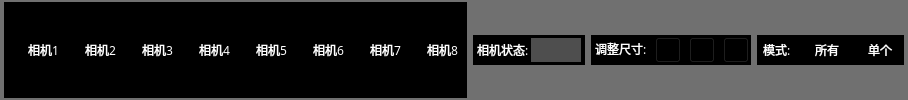
       <widget class="QWidget" name="widget_6" native="true">
        <property name="styleSheet">
         <string notr="true">background-color: rgb(112, 112, 112);</string>
        </property>
        <layout class="QHBoxLayout" name="horizontalLayout_5" stretch="543,111,159,141">
         <property name="spacing">
          <number>6</number>
         </property>
         <property name="leftMargin">
          <number>4</number>
         </property>
         <property name="topMargin">
          <number>2</number>
         </property>
         <property name="rightMargin">
          <number>4</number>
         </property>
         <property name="bottomMargin">
          <number>2</number>
         </property>
         <item>
          <widget class="QWidget" name="widget_20" native="true">
           <property name="styleSheet">
            <string notr="true">background-color: rgb(0, 0, 0);</string>
           </property>
           <layout class="QHBoxLayout" name="horizontalLayout_24">
            <property name="spacing">
             <number>0</number>
            </property>
            <property name="leftMargin">
             <number>0</number>
            </property>
            <property name="topMargin">
             <number>0</number>
            </property>
            <property name="rightMargin">
             <number>0</number>
            </property>
            <property name="bottomMargin">
             <number>0</number>
            </property>
            <item>
             <widget class="QWidget" name="widgetCameras" native="true">
              <property name="minimumSize">
               <size>
                <width>0</width>
                <height>30</height>
               </size>
              </property>
              <property name="maximumSize">
               <size>
                <width>16777215</width>
                <height>30</height>
               </size>
              </property>
              <property name="styleSheet">
               <string notr="true">background-color: rgb(0, 0, 0);</string>
              </property>
              <layout class="QHBoxLayout" name="horizontalLayout">
               <property name="spacing">
                <number>1</number>
               </property>
               <property name="leftMargin">
                <number>4</number>
               </property>
               <property name="topMargin">
                <number>2</number>
               </property>
               <property name="rightMargin">
                <number>4</number>
               </property>
               <property name="bottomMargin">
                <number>2</number>
               </property>
               <item>
                <widget class="QRadioButton" name="radioButton_1">
                 <property name="font">
                  <font>
                   <family>微软雅黑</family>
                   <pointsize>9</pointsize>
                   <weight>50</weight>
                   <italic>false</italic>
                   <bold>false</bold>
                  </font>
                 </property>
                 <property name="autoFillBackground">
                  <bool>false</bool>
                 </property>
                 <property name="styleSheet">
                  <string notr="true">font: 9pt &quot;微软雅黑&quot;;
color: rgb(255, 255, 255);</string>
                 </property>
                 <property name="text">
                  <string>相机1</string>
                 </property>
                </widget>
               </item>
               <item>
                <widget class="QRadioButton" name="radioButton_2">
                 <property name="font">
                  <font>
                   <family>微软雅黑</family>
                   <pointsize>9</pointsize>
                   <weight>50</weight>
                   <italic>false</italic>
                   <bold>false</bold>
                  </font>
                 </property>
                 <property name="autoFillBackground">
                  <bool>false</bool>
                 </property>
                 <property name="styleSheet">
                  <string notr="true">font: 9pt &quot;微软雅黑&quot;;
color: rgb(255, 255, 255);</string>
                 </property>
                 <property name="text">
                  <string>相机2</string>
                 </property>
                </widget>
               </item>
               <item>
                <widget class="QRadioButton" name="radioButton_3">
                 <property name="font">
                  <font>
                   <family>微软雅黑</family>
                   <pointsize>9</pointsize>
                   <weight>50</weight>
                   <italic>false</italic>
                   <bold>false</bold>
                  </font>
                 </property>
                 <property name="autoFillBackground">
                  <bool>false</bool>
                 </property>
                 <property name="styleSheet">
                  <string notr="true">font: 9pt &quot;微软雅黑&quot;;
color: rgb(255, 255, 255);</string>
                 </property>
                 <property name="text">
                  <string>相机3</string>
                 </property>
                </widget>
               </item>
               <item>
                <widget class="QRadioButton" name="radioButton_4">
                 <property name="font">
                  <font>
                   <family>微软雅黑</family>
                   <pointsize>9</pointsize>
                   <weight>50</weight>
                   <italic>false</italic>
                   <bold>false</bold>
                  </font>
                 </property>
                 <property name="autoFillBackground">
                  <bool>false</bool>
                 </property>
                 <property name="styleSheet">
                  <string notr="true">font: 9pt &quot;微软雅黑&quot;;
color: rgb(255, 255, 255);</string>
                 </property>
                 <property name="text">
                  <string>相机4</string>
                 </property>
                </widget>
               </item>
               <item>
                <widget class="QRadioButton" name="radioButton_5">
                 <property name="font">
                  <font>
                   <family>微软雅黑</family>
                   <pointsize>9</pointsize>
                   <weight>50</weight>
                   <italic>false</italic>
                   <bold>false</bold>
                  </font>
                 </property>
                 <property name="autoFillBackground">
                  <bool>false</bool>
                 </property>
                 <property name="styleSheet">
                  <string notr="true">font: 9pt &quot;微软雅黑&quot;;
color: rgb(255, 255, 255);</string>
                 </property>
                 <property name="text">
                  <string>相机5</string>
                 </property>
                </widget>
               </item>
               <item>
                <widget class="QRadioButton" name="radioButton_6">
                 <property name="font">
                  <font>
                   <family>微软雅黑</family>
                   <pointsize>9</pointsize>
                   <weight>50</weight>
                   <italic>false</italic>
                   <bold>false</bold>
                  </font>
                 </property>
                 <property name="autoFillBackground">
                  <bool>false</bool>
                 </property>
                 <property name="styleSheet">
                  <string notr="true">font: 9pt &quot;微软雅黑&quot;;
color: rgb(255, 255, 255);</string>
                 </property>
                 <property name="text">
                  <string>相机6</string>
                 </property>
                </widget>
               </item>
               <item>
                <widget class="QRadioButton" name="radioButton_7">
                 <property name="font">
                  <font>
                   <family>微软雅黑</family>
                   <pointsize>9</pointsize>
                   <weight>50</weight>
                   <italic>false</italic>
                   <bold>false</bold>
                  </font>
                 </property>
                 <property name="autoFillBackground">
                  <bool>false</bool>
                 </property>
                 <property name="styleSheet">
                  <string notr="true">font: 9pt &quot;微软雅黑&quot;;
color: rgb(255, 255, 255);</string>
                 </property>
                 <property name="text">
                  <string>相机7</string>
                 </property>
                </widget>
               </item>
               <item>
                <widget class="QRadioButton" name="radioButton_8">
                 <property name="font">
                  <font>
                   <family>微软雅黑</family>
                   <pointsize>9</pointsize>
                   <weight>50</weight>
                   <italic>false</italic>
                   <bold>false</bold>
                  </font>
                 </property>
                 <property name="autoFillBackground">
                  <bool>false</bool>
                 </property>
                 <property name="styleSheet">
                  <string notr="true">font: 9pt &quot;微软雅黑&quot;;
color: rgb(255, 255, 255);</string>
                 </property>
                 <property name="text">
                  <string>相机8</string>
                 </property>
                </widget>
               </item>
              </layout>
             </widget>
            </item>
           </layout>
          </widget>
         </item>
         <item>
          <widget class="QWidget" name="widget_3" native="true">
           <property name="minimumSize">
            <size>
             <width>0</width>
             <height>30</height>
            </size>
           </property>
           <property name="maximumSize">
            <size>
             <width>16777215</width>
             <height>30</height>
            </size>
           </property>
           <property name="styleSheet">
            <string notr="true">background-color: rgb(0, 0, 0);</string>
           </property>
           <layout class="QHBoxLayout" name="horizontalLayout_2">
            <property name="spacing">
             <number>2</number>
            </property>
            <property name="leftMargin">
             <number>4</number>
            </property>
            <property name="topMargin">
             <number>2</number>
            </property>
            <property name="rightMargin">
             <number>4</number>
            </property>
            <property name="bottomMargin">
             <number>2</number>
            </property>
            <item>
             <widget class="QLabel" name="label">
              <property name="font">
               <font>
                <family>微软雅黑</family>
                <pointsize>9</pointsize>
                <weight>50</weight>
                <italic>false</italic>
                <bold>false</bold>
               </font>
              </property>
              <property name="styleSheet">
               <string notr="true">font: 9pt &quot;微软雅黑&quot;;
color: rgb(255, 255, 255);</string>
              </property>
              <property name="text">
               <string>相机状态:</string>
              </property>
             </widget>
            </item>
            <item>
             <widget class="KSlideButton" name="sliderButton" native="true">
              <property name="minimumSize">
               <size>
                <width>50</width>
                <height>24</height>
               </size>
              </property>
              <property name="maximumSize">
               <size>
                <width>50</width>
                <height>24</height>
               </size>
              </property>
              <property name="styleSheet">
               <string notr="true">background-color:rgb(78,78,78)</string>
              </property>
             </widget>
            </item>
           </layout>
          </widget>
         </item>
         <item>
          <widget class="QWidget" name="widget_4" native="true">
           <property name="minimumSize">
            <size>
             <width>0</width>
             <height>30</height>
            </size>
           </property>
           <property name="maximumSize">
            <size>
             <width>16777215</width>
             <height>30</height>
            </size>
           </property>
           <property name="styleSheet">
            <string notr="true">background-color: rgb(0, 0, 0);</string>
           </property>
           <layout class="QHBoxLayout" name="horizontalLayout_3">
            <property name="spacing">
             <number>8</number>
            </property>
            <property name="leftMargin">
             <number>4</number>
            </property>
            <property name="topMargin">
             <number>2</number>
            </property>
            <property name="rightMargin">
             <number>2</number>
            </property>
            <property name="bottomMargin">
             <number>4</number>
            </property>
            <item>
             <widget class="QLabel" name="label_2">
              <property name="font">
               <font>
                <family>微软雅黑</family>
                <pointsize>9</pointsize>
                <weight>50</weight>
                <italic>false</italic>
                <bold>false</bold>
               </font>
              </property>
              <property name="styleSheet">
               <string notr="true">font: 9pt &quot;微软雅黑&quot;;
color: rgb(255, 255, 255);</string>
              </property>
              <property name="text">
               <string>调整尺寸:</string>
              </property>
             </widget>
            </item>
            <item>
             <widget class="QToolButton" name="toolButtonImgMin">
              <property name="minimumSize">
               <size>
                <width>26</width>
                <height>26</height>
               </size>
              </property>
              <property name="maximumSize">
               <size>
                <width>26</width>
                <height>26</height>
               </size>
              </property>
              <property name="styleSheet">
               <string notr="true">QToolButton#toolButtonImgMin
{border-image:url(:/图像缩小normal.png);  background:transparent;}
QToolButton#toolButtonImgMin:hover{border-image:url(:/图像缩小hover.png); }
QToolButton#toolButtonImgMin:pressed{border-image:url(:/图像缩小press.png); }</string>
              </property>
              <property name="text">
               <string/>
              </property>
             </widget>
            </item>
            <item>
             <widget class="QToolButton" name="toolButtonImgMax">
              <property name="minimumSize">
               <size>
                <width>26</width>
                <height>26</height>
               </size>
              </property>
              <property name="maximumSize">
               <size>
                <width>26</width>
                <height>26</height>
               </size>
              </property>
              <property name="styleSheet">
               <string notr="true">QToolButton#toolButtonImgMax
{border-image:url(:/图像放大normal.png);  background:transparent;}
QToolButton#toolButtonImgMax:hover{border-image:url(:/图像放大hover.png); }
QToolButton#toolButtonImgMax:pressed{border-image:url(:图像放大press.png);}</string>
              </property>
              <property name="text">
               <string/>
              </property>
             </widget>
            </item>
            <item>
             <widget class="QToolButton" name="toolButtonImgInitial">
              <property name="minimumSize">
               <size>
                <width>26</width>
                <height>26</height>
               </size>
              </property>
              <property name="maximumSize">
               <size>
                <width>26</width>
                <height>26</height>
               </size>
              </property>
              <property name="styleSheet">
               <string notr="true">QToolButton#toolButtonImgInitial
{border-image:url(:/图像还原normal.png);  background:transparent;}
QToolButton#toolButtonImgInitial:hover{border-image:url(:/图像还原hover.png);  }
QToolButton#toolButtonImgInitial:pressed{border-image:url(:图像还原press.png); }</string>
              </property>
              <property name="text">
               <string/>
              </property>
             </widget>
            </item>
           </layout>
          </widget>
         </item>
         <item>
          <widget class="QWidget" name="widget_5" native="true">
           <property name="minimumSize">
            <size>
             <width>0</width>
             <height>30</height>
            </size>
           </property>
           <property name="maximumSize">
            <size>
             <width>16777215</width>
             <height>30</height>
            </size>
           </property>
           <property name="styleSheet">
            <string notr="true">background-color: rgb(0, 0, 0);</string>
           </property>
           <layout class="QHBoxLayout" name="horizontalLayout_4">
            <property name="spacing">
             <number>4</number>
            </property>
            <property name="leftMargin">
             <number>6</number>
            </property>
            <property name="topMargin">
             <number>2</number>
            </property>
            <property name="rightMargin">
             <number>6</number>
            </property>
            <property name="bottomMargin">
             <number>2</number>
            </property>
            <item>
             <widget class="QLabel" name="label_3">
              <property name="font">
               <font>
                <family>微软雅黑</family>
                <pointsize>9</pointsize>
                <weight>50</weight>
                <italic>false</italic>
                <bold>false</bold>
               </font>
              </property>
              <property name="styleSheet">
               <string notr="true">font: 9pt &quot;微软雅黑&quot;;
color: rgb(255, 255, 255);</string>
              </property>
              <property name="text">
               <string>模式:</string>
              </property>
             </widget>
            </item>
            <item>
             <widget class="QRadioButton" name="radioButtonShowAll">
              <property name="font">
               <font>
                <family>微软雅黑</family>
                <pointsize>9</pointsize>
                <weight>50</weight>
                <italic>false</italic>
                <bold>false</bold>
               </font>
              </property>
              <property name="autoFillBackground">
               <bool>false</bool>
              </property>
              <property name="styleSheet">
               <string notr="true">font: 9pt &quot;微软雅黑&quot;;
color: rgb(255, 255, 255);</string>
              </property>
              <property name="text">
               <string>所有</string>
              </property>
             </widget>
            </item>
            <item>
             <widget class="QRadioButton" name="radioButtonShowCur">
              <property name="font">
               <font>
                <family>微软雅黑</family>
                <pointsize>9</pointsize>
                <weight>50</weight>
                <italic>false</italic>
                <bold>false</bold>
               </font>
              </property>
              <property name="autoFillBackground">
               <bool>false</bool>
              </property>
              <property name="styleSheet">
               <string notr="true">font: 9pt &quot;微软雅黑&quot;;
color: rgb(255, 255, 255);</string>
              </property>
              <property name="text">
               <string>单个</string>
              </property>
             </widget>
            </item>
           </layout>
          </widget>
         </item>
        </layout>
       </widget>
